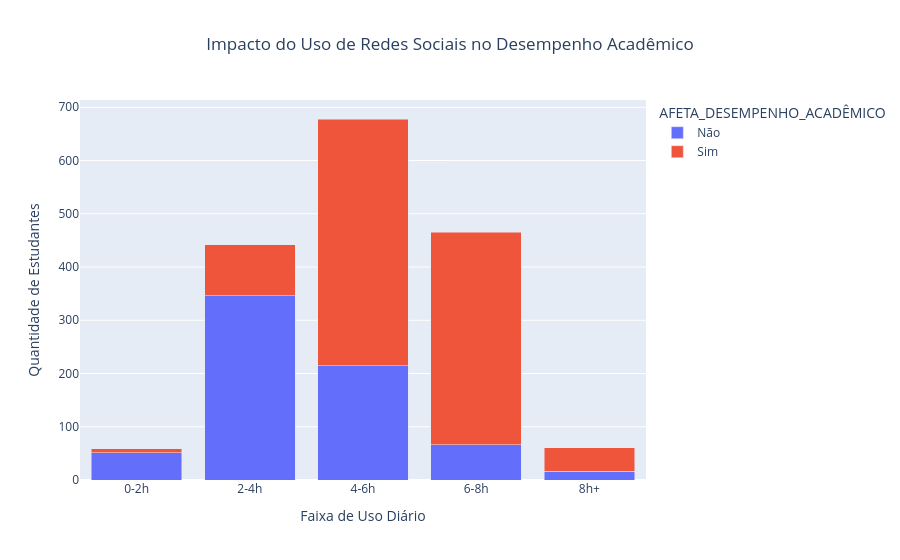

Here is the notebook cell this chart was saved with:
### Code cell
df_desempenho_uso = (
    df.groupby(["FAIXA_USO", "AFETA_DESEMPENHO_ACADÊMICO"])
    .size()
    .reset_index(name="COUNT")
)

fig = px.bar(
    df_desempenho_uso,
    x="FAIXA_USO",
    y="COUNT",
    color="AFETA_DESEMPENHO_ACADÊMICO",
    barmode="stack",
    title="Impacto do Uso de Redes Sociais no Desempenho Acadêmico"
)

fig.update_layout(
    xaxis_title="Faixa de Uso Diário",
    yaxis_title="Quantidade de Estudantes",
    title_x=0.5
)

fig.show()

### Figure 1 — Plotly figure (JSON) as saved in the notebook; plotly's stock layout.template omitted (floating-point values rounded to 4 significant figures)
{"data": [{"hovertemplate": "AFETA_DESEMPENHO_ACADÊMICO=Não<br>FAIXA_USO=%{x}<br>COUNT=%{y}<extra></extra>", "legendgroup": "Não", "marker": {"color": "#636efa", "pattern": {"shape": ""}}, "name": "Não", "orientation": "v", "showlegend": true, "textposition": "auto", "type": "bar", "x": ["0-2h", "2-4h", "4-6h", "6-8h", "8h+"], "xaxis": "x", "y": [51, 346, 215, 66, 16], "yaxis": "y"}, {"hovertemplate": "AFETA_DESEMPENHO_ACADÊMICO=Sim<br>FAIXA_USO=%{x}<br>COUNT=%{y}<extra></extra>", "legendgroup": "Sim", "marker": {"color": "#EF553B", "pattern": {"shape": ""}}, "name": "Sim", "orientation": "v", "showlegend": true, "textposition": "auto", "type": "bar", "x": ["0-2h", "2-4h", "4-6h", "6-8h", "8h+"], "xaxis": "x", "y": [8, 96, 463, 399, 45], "yaxis": "y"}], "layout": {"barmode": "stack", "legend": {"title": {"text": "AFETA_DESEMPENHO_ACADÊMICO"}, "tracegroupgap": 0}, "title": {"text": "Impacto do Uso de Redes Sociais no Desempenho Acadêmico", "x": 0.5}, "xaxis": {"anchor": "y", "domain": [0, 1], "title": {"text": "Faixa de Uso Diário"}}, "yaxis": {"anchor": "x", "domain": [0, 1], "title": {"text": "Quantidade de Estudantes"}}}}
